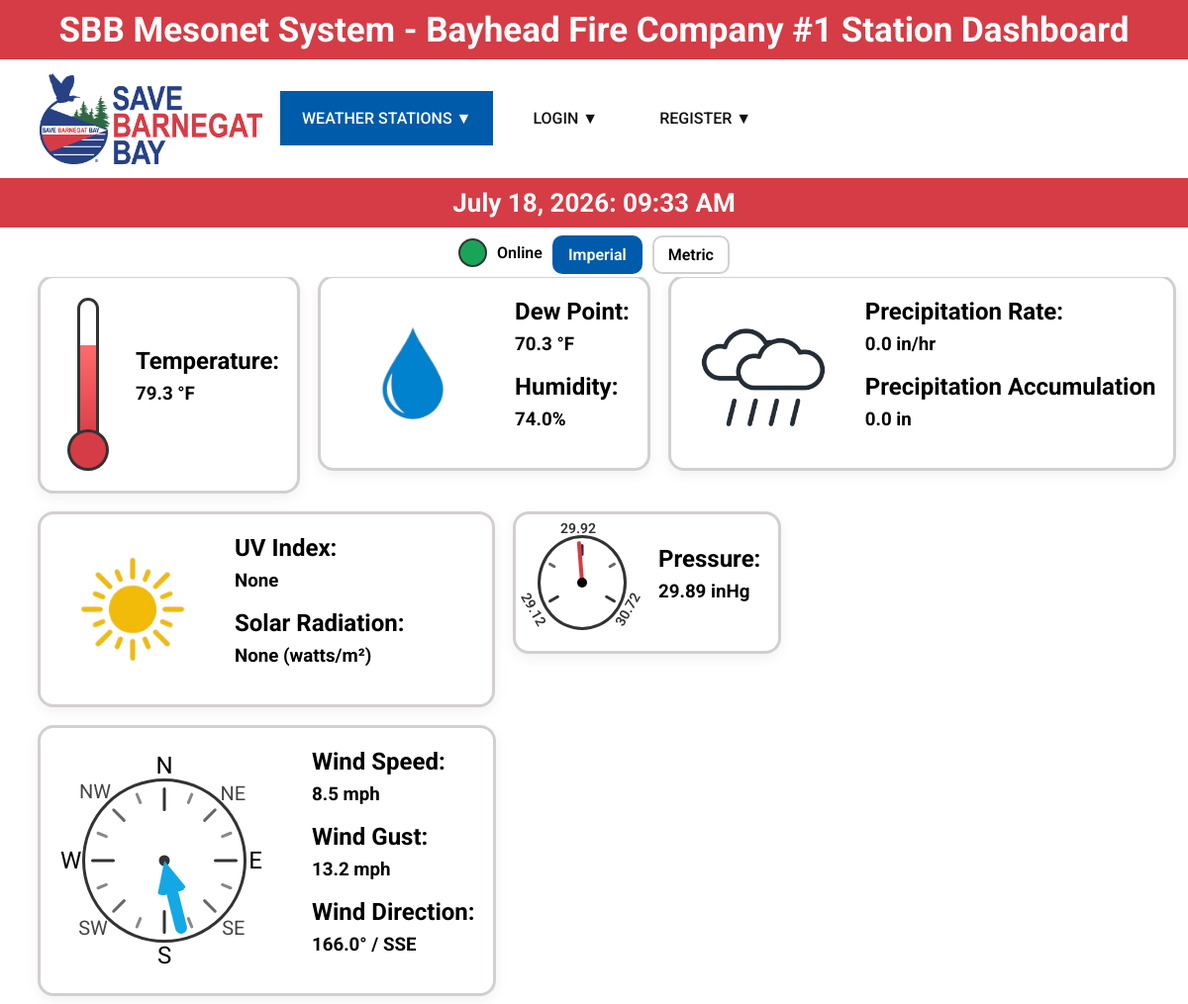
/stations/public/KNJBAYHE18, run on an earlier commit of the app's database.
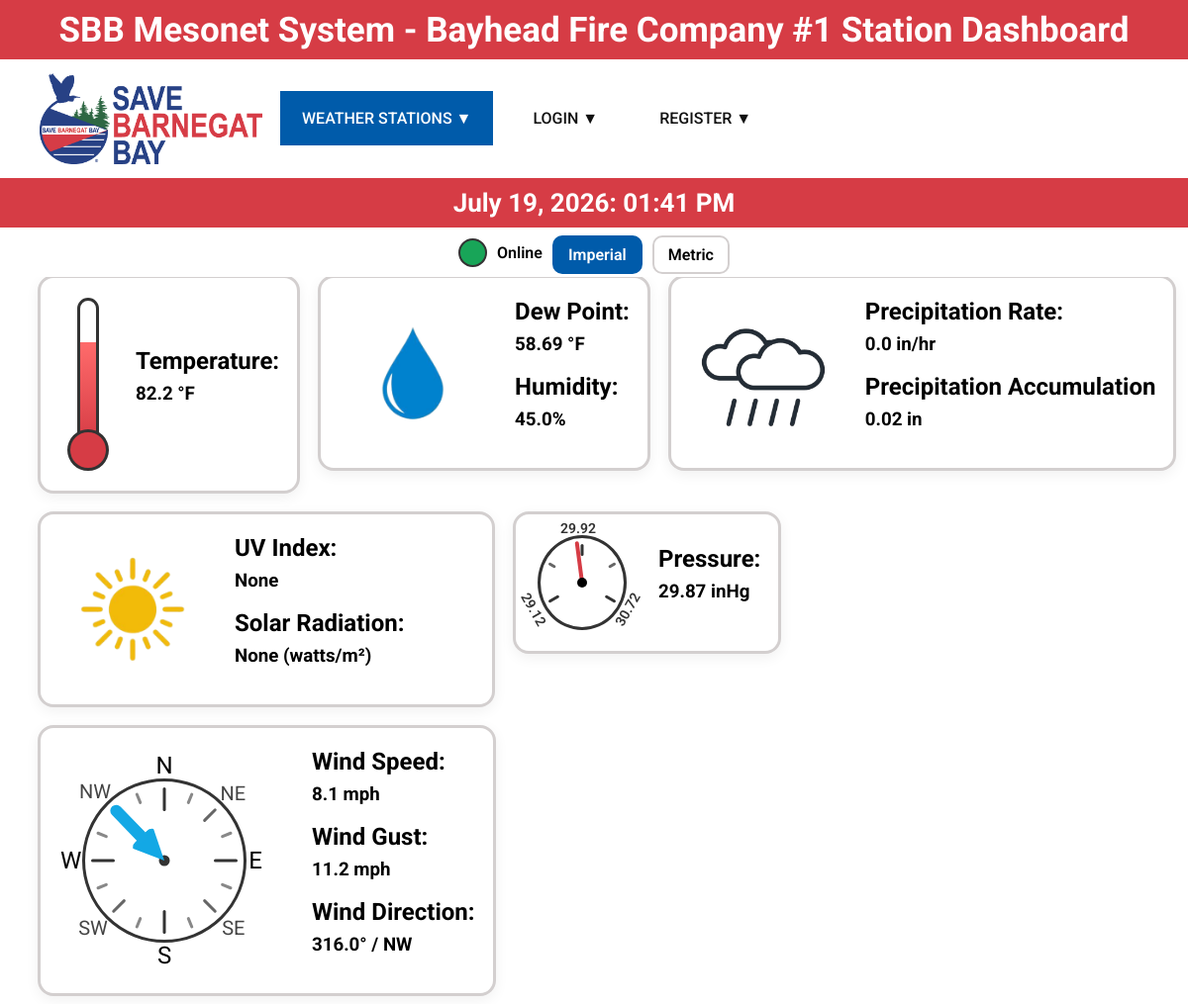
And on a later commit of the database.
### model.py (models this page shows)
class WeatherBase(SQLModel):
    station_id: str = Field(index=True, unique=True, foreign_key="station.station_id")
    observed_at: datetime = Field(index=True, default_factory=utc_now)
    temp: float | None = None
    dewpoint: float | None = None
    humidity: float | None = None
    wind_speed: float | None = None
    wind_gust: float | None = None
    wind_dir: float | None = None
    pressure: float | None = None
    precip_rate: float | None = None
    precip_accum: float | None = None
    uv: float | None = None
    solar: float | None = None

class Weather(WeatherBase, table=True):
    id: int | None = Field(default=None, primary_key=True)

### main.py (the view)
@app.get("/stations/public/{station_id}", response_class=HTMLResponse)
def public_station(request: Request, session: db.SessionDep, station_id: str):
    units = request.query_params.get("units", "imperial")
    status = session.exec(select(m.Status).where(m.Status.station_id == station_id)).first()
    weather = session.exec(select(m.Weather).where(m.Weather.station_id == station_id)).first()
    station = session.exec(select(m.Station).where(m.Station.station_id == station_id)).first()
    if not status or not station or not weather:
        raise HTTPException(status_code=404, detail="Station Not Found")
    if weather is not None:
        time = m.to_eastern(weather.observed_at)
        date = datetime.strftime(time, "%B %d, %Y")
        time = datetime.strftime(time, "%I:%M %p")
        wind_label = degree_to_label(weather.wind_dir)
    if units == "metric":
        temp_pct = 0
        if weather and weather.temp is not None:
            temp_pct = ((weather.temp - cfg.m_temp_min) / (cfg.m_temp_max - cfg.m_temp_min)) * 100
            temp_pct = max(0, min(100, temp_pct))
        pressure_angle = 180
        if weather and weather.pressure is not None:
            pressure = cv.inhg_to_hpa(weather.pressure)
            pressure_min = cv.inhg_to_hpa(cfg.pressure_min)
            pressure_mid = cv.inhg_to_hpa(cfg.pressure_mid)
            pressure_max = cv.inhg_to_hpa(cfg.pressure_max)
            pressure_angle_1 = ((pressure - pressure_min) / (pressure_max - pressure_min)) * (cfg.angle_max - cfg.angle_min) + cfg.angle_min
            pressure_angle = round(max(cfg.angle_min, min(cfg.angle_max, pressure_angle_1)), 2)
        precip_r = cv.in_to_mm(weather.precip_rate)
        precip_a = cv.in_to_mm(weather.precip_accum)
        pressure_labels = {
            "low": pressure_min,
            "mid": pressure_mid,
            "high": pressure_max
        }
        w_units = {
            "temp": "°C",
            "precip_r": "mm/hr",
            "precip_a": "mm",
            "wind": "knots",
            "pressure": "hPa"
        }
        converted = {
            "pressure": pressure,
            "precip_r": precip_r,
            "precip_a": precip_a,
            "temp": weather.temp,
            "dew_p": weather.dewpoint,
            "wind_speed": weather.wind_speed,
            "wind_gust": weather.wind_gust
        }
    else:
        temp = cv.c_to_f(weather.temp)
        dew_p = cv.c_to_f(weather.dewpoint)
        temp_pct = 0
        if weather and weather.temp is not None:
            temp_pct = ((temp - cfg.temp_min) / (cfg.temp_max - cfg.temp_min)) * 100
            temp_pct = max(0, min(100, temp_pct))
        pressure_angle = 180
        if weather and weather.pressure is not None:
            pressure_angle_1 = ((weather.pressure - cfg.pressure_min) / (cfg.pressure_max - cfg.pressure_min)) * (cfg.angle_max - cfg.angle_min) + cfg.angle_min
            pressure_angle = round(max(cfg.angle_min, min(cfg.angle_max, pressure_angle_1)), 2)
        wind_speed = cv.knots_to_mph(weather.wind_speed)
        wind_gust = cv.knots_to_mph(weather.wind_gust)
        pressure_labels = {
            "low": cfg.pressure_min,
            "mid": cfg.pressure_mid,
            "high": cfg.pressure_max,
        }
        w_units = {
            "temp": "°F",
            "precip_r": "in/hr",
            "precip_a": "in",
            "wind": "mph",
            "pressure": "inHg",
        }
        converted = {
            "temp": temp,
            "dew_p": dew_p,
            "pressure": weather.pressure,
            "precip_r": weather.precip_rate,
            "precip_a": weather.precip_accum,
            "wind_speed": wind_speed,
            "wind_gust": wind_gust,
        }
    return templates.TemplateResponse(request, "public_dash.html", context={
        "request": request,
        "title": f"{station.station_name} Station Dashboard",
        "active_page": "stations",
        "station": station,
        "weather": weather,
        "status": status,
        "date": date,
        "time": time,
        "units": units,
        "pressure_labels": pressure_labels,
        "wind_label": wind_label,
        "temp_pct": temp_pct,
        "pressure_angle": pressure_angle,
        "w_units": w_units,
        "converted": converted
    })

### templates/public_dash.html
{% extends "layout.html" %}
{% block content %}
    {% if not station.is_public or station.last_status =="OFFLINE"%}
        <h1 style="padding-top: 270px">Station not Available</h1>
    {% else %}
    <div class="p_time_bar">
        <h1>{{ date }}: {{ time }}</h1>
    </div>
    {% if status.last_status == "CONNECTED" %}
        <div class="status_bar">
            <span class="online_dot"></span>
            <span class="p_status_text">Online</span>
            <div class="unit_toggle" style="padding-top: 20px">
                <a href="?units=imperial" class="{% if units == 'imperial' %}active_unit{% endif %}">Imperial</a>
                <a href="?units=metric" class="{% if units == 'metric' %}active_unit{% endif%}">Metric</a>
            </div>
        </div>
    {% else %}
        <div class="status_bar">
            <span class="offline_dot"></span>
            <span class="p_status_text">Offline</span>
        </div>
    {% endif %}
    <div class="p_station_content" style="padding-top: 270px; padding-left: 30px;">
        <div class="p_station_card p_temp_card">
            <div class=thermo_widget>
                <div class="thermo_tube">
                    <div class="thermo_fill" style="height: {{ temp_pct }}%;"></div>
                </div>
                <div class="thermo_bulb"></div>
            </div>
            <div class="p_dash_text">
                <h1>Temperature:</h1>
                <h3>{{ converted.temp }} {{ w_units.temp }}</h3>
            </div>
        </div>
        <div class="p_station_card">
            <img src="{{ url_for('static', path='/icons/water_drop.png')}}" alt="Water Drop" class="p_solar_img">
            <div class="p_dash_text">
                <h1>Dew Point:</h1>
                <h3>{{ converted.dew_p }} {{ w_units.temp }}</h3>
                <h1>Humidity:</h1>
                <h3>{{ weather.humidity }}%</h3>
            </div>
        </div>
        <div class="p_station_card">
            <img src="{{ url_for('static', path='/icons/cloud.png')}}" alt="Rainy Cloud" class="p_solar_img">
            <div class="p_dash_text">
                <h1>Precipitation Rate:</h1>
                <h3>{{ converted.precip_r }} {{ w_units.precip_r }}</h3>
                <h1>Precipitation Accumulation</h1>
                <h3>{{ converted.precip_a }} {{ w_units.precip_a }}<Inp></Inp></h3>
            </div>
        </div>
        <div class="p_station_card p_solar_card">
            <img src="{{ url_for('static', path='/icons/sun.png')}}" alt="Solar" class="p_solar_img">
            <div class="p_dash_text">
                <h1>UV Index:</h1>
                <h3>{{ weather.uv }}</h3>
                <h1>Solar Radiation: </h1>
                <h3>{{ weather.solar }} (watts/m²)</h3>
            </div>
        </div>
        <div class="p_station_card">
            <div class="pressure_widget">
                <div class="pressure_circle">
                    <div class="tick tick1"></div>
                    <div class="tick_label tick_label1">{{ pressure_labels.low }}</div>
                    <div class="tick_small tick2"></div>
                    <div class="tick tick3"></div>
                    <div class="tick_label tick_label2">{{ pressure_labels.mid }}</div>
                    <div class="tick_small tick4"></div>
                    <div class="tick tick5"></div>
                    <div class="tick_label tick_label3">{{ pressure_labels.high }}</div>
                    <div class="pressure_needle" style="transform: translateX(-50%) rotate({{ pressure_angle }}deg);"></div>
                    <div class="pressure_center"></div>
                </div>
            </div>
             <div class="p_dash_text">
                <h1>Pressure:</h1>
                <h3>{{ converted.pressure }} {{ w_units.pressure }}</h3>
             </div>
        </div>
        <div class="p_station_card">
            <div class="wind_widget" style="padding-left: 20px;">
                <div class="wind_compass">
                    {% if weather.wind_dir%}
                        <div class="wind_arrow" style="z-index: 1005; transform: translate(-50%, -50%) rotate({{ weather.wind_dir - 90}}deg)">
                            <div class="wind_arrow_head"></div>
                            <div class="wind_arrow_tail"></div>
                        </div>
                    {% else %}
                        <div style="padding-left: 34px; padding-top: 83px">No Wind data</div>
                    {% endif %}
                    <div class="wind_center"></div>
                    <div class="compass_label north">N</div>
                    <div class="compass_label_s ne">NE</div>
                    <div class="compass_label east">E</div>
                    <div class="compass_label_s se">SE</div>
                    <div class="compass_label south">S</div>
                    <div class="compass_label_s sw">SW</div>
                    <div class="compass_label west">W</div>
                    <div class="compass_label_s nw">NW</div>
                    <div class="wind_tick wind_tick_n"></div>
                    <div class="wind_tick_ss wind_tick_nne"></div>
                    <div class="wind_tick_s wind_tick_ne"></div>
                    <div class="wind_tick_ss wind_tick_ene"></div>
                    <div class="wind_tick wind_tick_e"></div>
                    <div class="wind_tick_ss wind_tick_ese"></div>
                    <div class="wind_tick_s wind_tick_se"></div>
                    <div class="wind_tick_ss wind_tick_sse"></div>
                    <div class="wind_tick wind_tick_south"></div>
                    <div class="wind_tick_ss wind_tick_ssw"></div>
                    <div class="wind_tick_s wind_tick_sw"></div>
                    <div class="wind_tick_ss wind_tick_wsw"></div>
                    <div class="wind_tick wind_tick_w"></div>
                    <div class="wind_tick_ss wind_tick_wnw"></div>
                    <div class="wind_tick_s wind_tick_nw"></div>
                    <div class="wind_tick_ss wind_tick_nnw"></div>
                </div>
            </div>
            <div class="p_dash_text">
                <h1>Wind Speed:</h1>
                <h3>{{ converted.wind_speed }} {{ w_units.wind }}</h3>
                <h1>Wind Gust:</h1>
                <h3>{{ converted.wind_gust }} {{ w_units.wind }}</h3>
                <h1>Wind Direction:</h1>
                <h3>{{ weather.wind_dir }}° / {{ wind_label }}</h3>
            </div>
        </div>
    </div>
    {% endif %}
{% endblock %}

### templates/layout.html (shortened to what this page needs)
<!DOCTYPE html>
<html>
    <head>
        <link rel="stylesheet" href="{{ url_for('static', path='/style.css') }}">
    </head>
    <body>
        <div id="top-red-bar" class="top_red_bar" >
            <span id="top-red-bar-text" class="top_red_bar_text">
                {% if title %}
                    SBB Mesonet System - {{ title }}
                {% else %}
                    SBB Mesonet System
                {% endif %}
            </span>
        </div>
        <div id="top-menu-bar" class="top_menu_bar">
            <nav class="menu_bar">
                <div class="nav_links">
                    <a href="/" class="logo_link">
                        <img src="/static/icons/logo.png" alt="Save Barnegat Bay" width="225" class="logo_link">
                    </a>
                    <a href="/stations" class="nav_item {% if active_page == 'stations' %}active{% endif %}">WEATHER STATIONS ▼</a>
                    {% if current_user%}
                        <a href="my-stations" class="nav_item {% if active_page == 'my-stations' %}active{% endif %}">MY STATIONS ▼</a>
                        <a href="logout" class="nav_item">LOGOUT ▼</a>
                        {% else %}
                            <a href="/login" class="nav_item {% if active_page == 'login' %}active{% endif %}">LOGIN ▼</a>
                            <a href="/register" class="nav_item {% if active_page == 'register' %}active{% endif %}">REGISTER ▼</a>
                        {% endif %}
                </div>
            </nav>
        </div>
        <div>
            {% block content %}
            {% endblock %}
        </div>
    </body>
</html>

### templates/layout.html (style rules this page uses)
body { font-family: "Roboto", sans-serif }

What changed in the data, as far as the page shows it:
changed Weather "None": humidity "74.0" → "45.0"; precip_a "0.0" → "0.02"; pressure "29.89" → "29.87"; wind_dir "166.0" → "316.0"; observed_at "July 18, 2026" → (not shown)
Also different on the page:
{{ date }}: (not shown) → "July 19, 2026"
{{ time }}: "09:33 AM" → "01:41 PM"
{{ temp_pct }}: 68.69230769230768 → 70.92307692307692 (drawn)
{{ converted.temp }}: "79.3" → "82.2"
{{ converted.dew_p }}: "70.3" → "58.69"
{{ converted.wind_speed }}: "8.5" → "8.1"
{{ converted.wind_gust }}: "13.2" → "11.2"
{{ wind_label }}: "SSE" → "NW"
